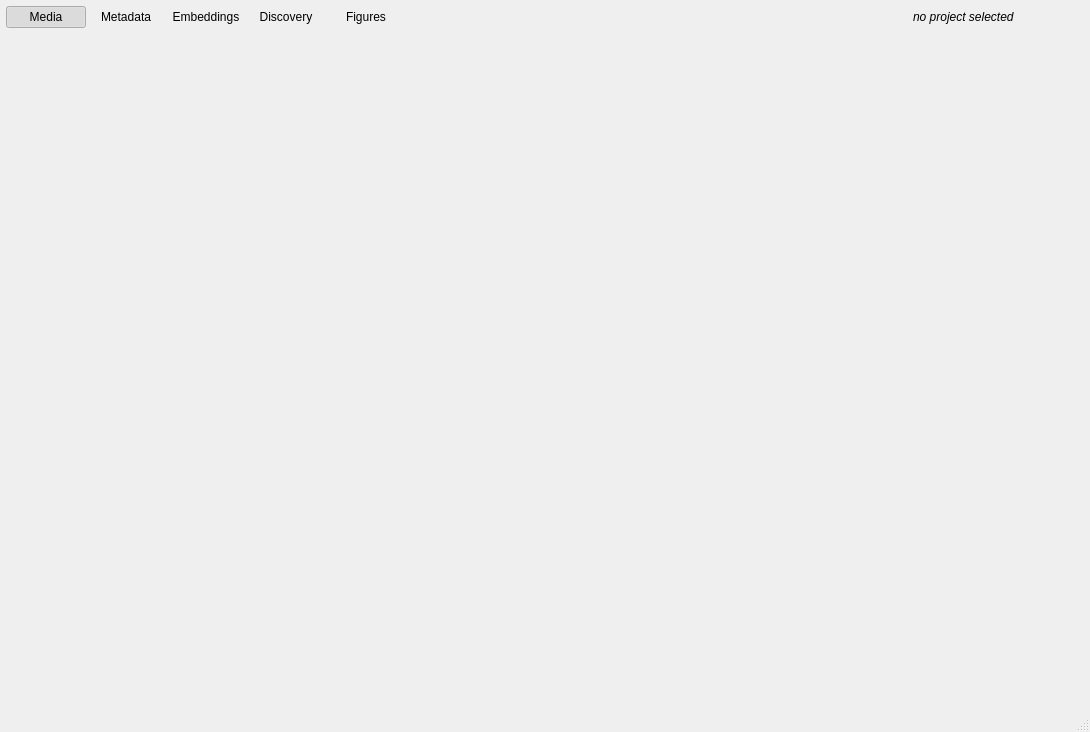
<?xml version="1.0" encoding="UTF-8"?>
<ui version="4.0">
 <class>main_window</class>
 <widget class="QMainWindow" name="main_window">
  <property name="geometry">
   <rect>
    <x>0</x>
    <y>0</y>
    <width>1090</width>
    <height>732</height>
   </rect>
  </property>
  <property name="windowTitle">
   <string>EIDORA</string>
  </property>
  <property name="surfaceRole" stdset="0">
   <string>area</string>
  </property>
  <widget class="QWidget" name="central_widget">
   <layout class="QVBoxLayout" name="layout_vertical_layout">
    <property name="spacing">
     <number>0</number>
    </property>
    <property name="leftMargin">
     <number>0</number>
    </property>
    <property name="topMargin">
     <number>0</number>
    </property>
    <property name="rightMargin">
     <number>0</number>
    </property>
    <property name="bottomMargin">
     <number>0</number>
    </property>
    <item>
     <widget class="QWidget" name="panel_main_navigation" native="true">
      <property name="sizePolicy">
       <sizepolicy hsizetype="Minimum" vsizetype="Minimum">
        <horstretch>0</horstretch>
        <verstretch>0</verstretch>
       </sizepolicy>
      </property>
      <layout class="QHBoxLayout" name="layout_horizontal_layout_2">
       <property name="spacing">
        <number>0</number>
       </property>
       <property name="leftMargin">
        <number>6</number>
       </property>
       <property name="topMargin">
        <number>6</number>
       </property>
       <property name="rightMargin">
        <number>6</number>
       </property>
       <property name="bottomMargin">
        <number>0</number>
       </property>
       <item>
        <widget class="QPushButton" name="button_media_area">
         <property name="toolTip">
          <string>Link images, video, audio, and text to Items and create Preview Assets from images and video.</string>
         </property>
         <property name="text">
          <string>Media</string>
         </property>
         <property name="icon">
          <iconset>
           <normaloff>../../shared/icons/material/media.svg</normaloff>../../shared/icons/material/media.svg</iconset>
         </property>
         <property name="iconSize">
          <size>
           <width>22</width>
           <height>22</height>
          </size>
         </property>
         <property name="checkable">
          <bool>true</bool>
         </property>
         <property name="checked">
          <bool>true</bool>
         </property>
         <property name="flat">
          <bool>true</bool>
         </property>
         <property name="iconName" stdset="0">
          <string>media</string>
         </property>
         <attribute name="buttonGroup">
          <string notr="true">btngroup_components</string>
         </attribute>
        </widget>
       </item>
       <item>
        <widget class="QPushButton" name="button_metadata_area">
         <property name="text">
          <string>Metadata</string>
         </property>
         <property name="icon">
          <iconset>
           <normaloff>../../shared/icons/material/metadata.svg</normaloff>../../shared/icons/material/metadata.svg</iconset>
         </property>
         <property name="iconSize">
          <size>
           <width>22</width>
           <height>22</height>
          </size>
         </property>
         <property name="checkable">
          <bool>true</bool>
         </property>
         <property name="checked">
          <bool>false</bool>
         </property>
         <property name="flat">
          <bool>true</bool>
         </property>
         <property name="iconName" stdset="0">
          <string>metadata</string>
         </property>
         <attribute name="buttonGroup">
          <string notr="true">btngroup_components</string>
         </attribute>
        </widget>
       </item>
       <item>
        <widget class="QPushButton" name="button_embeddings_area">
         <property name="text">
          <string>Embeddings</string>
         </property>
         <property name="icon">
          <iconset>
           <normaloff>../../shared/icons/material/embeddings.svg</normaloff>../../shared/icons/material/embeddings.svg</iconset>
         </property>
         <property name="iconSize">
          <size>
           <width>22</width>
           <height>22</height>
          </size>
         </property>
         <property name="checkable">
          <bool>true</bool>
         </property>
         <property name="flat">
          <bool>true</bool>
         </property>
         <property name="iconName" stdset="0">
          <string>embeddings</string>
         </property>
         <attribute name="buttonGroup">
          <string notr="true">btngroup_components</string>
         </attribute>
        </widget>
       </item>
       <item>
        <widget class="QPushButton" name="button_discovery_area">
         <property name="text">
          <string>Discovery</string>
         </property>
         <property name="icon">
          <iconset>
           <normaloff>../../shared/icons/material/explore.svg</normaloff>../../shared/icons/material/explore.svg</iconset>
         </property>
         <property name="iconSize">
          <size>
           <width>22</width>
           <height>22</height>
          </size>
         </property>
         <property name="checkable">
          <bool>true</bool>
         </property>
         <property name="flat">
          <bool>true</bool>
         </property>
         <property name="iconName" stdset="0">
          <string>explore</string>
         </property>
         <attribute name="buttonGroup">
          <string notr="true">btngroup_components</string>
         </attribute>
        </widget>
       </item>
       <item>
        <widget class="QPushButton" name="button_figures_area">
         <property name="text">
          <string>Figures</string>
         </property>
         <property name="icon">
          <iconset>
           <normaloff>../../shared/icons/material/figures.svg</normaloff>../../shared/icons/material/figures.svg</iconset>
         </property>
         <property name="iconSize">
          <size>
           <width>22</width>
           <height>22</height>
          </size>
         </property>
         <property name="checkable">
          <bool>true</bool>
         </property>
         <property name="flat">
          <bool>true</bool>
         </property>
         <property name="iconName" stdset="0">
          <string>figures</string>
         </property>
         <attribute name="buttonGroup">
          <string notr="true">btngroup_components</string>
         </attribute>
        </widget>
       </item>
       <item>
        <spacer name="horizontalSpacer">
         <property name="orientation">
          <enum>Qt::Orientation::Horizontal</enum>
         </property>
         <property name="sizeHint" stdset="0">
          <size>
           <width>40</width>
           <height>20</height>
          </size>
         </property>
        </spacer>
       </item>
       <item>
        <widget class="QWidget" name="widget" native="true">
         <layout class="QHBoxLayout" name="horizontalLayout">
          <property name="spacing">
           <number>0</number>
          </property>
          <property name="leftMargin">
           <number>6</number>
          </property>
          <property name="topMargin">
           <number>0</number>
          </property>
          <property name="rightMargin">
           <number>6</number>
          </property>
          <property name="bottomMargin">
           <number>0</number>
          </property>
          <item>
           <widget class="QLabel" name="project_label">
            <property name="styleSheet">
             <string notr="true">font-style: italic</string>
            </property>
            <property name="text">
             <string>no project selected</string>
            </property>
           </widget>
          </item>
         </layout>
        </widget>
       </item>
       <item>
        <widget class="QPushButton" name="button_project">
         <property name="sizePolicy">
          <sizepolicy hsizetype="Minimum" vsizetype="Fixed">
           <horstretch>0</horstretch>
           <verstretch>0</verstretch>
          </sizepolicy>
         </property>
         <property name="minimumSize">
          <size>
           <width>0</width>
           <height>0</height>
          </size>
         </property>
         <property name="maximumSize">
          <size>
           <width>32</width>
           <height>32</height>
          </size>
         </property>
         <property name="toolTip">
          <string>Project actions</string>
         </property>
         <property name="accessibleName">
          <string>Project actions</string>
         </property>
         <property name="styleSheet">
          <string notr="true">QPushButton#button_project::menu-indicator { image: none; width: 0px; height: 0px; }</string>
         </property>
         <property name="text">
          <string/>
         </property>
         <property name="icon">
          <iconset>
           <normaloff>../../shared/icons/material/project_open.svg</normaloff>../../shared/icons/material/project_open.svg</iconset>
         </property>
         <property name="iconSize">
          <size>
           <width>22</width>
           <height>22</height>
          </size>
         </property>
         <property name="flat">
          <bool>true</bool>
         </property>
         <property name="iconName" stdset="0">
          <string>project_open</string>
         </property>
        </widget>
       </item>
       <item>
        <widget class="QPushButton" name="button_settings">
         <property name="sizePolicy">
          <sizepolicy hsizetype="Minimum" vsizetype="Fixed">
           <horstretch>0</horstretch>
           <verstretch>0</verstretch>
          </sizepolicy>
         </property>
         <property name="minimumSize">
          <size>
           <width>0</width>
           <height>0</height>
          </size>
         </property>
         <property name="maximumSize">
          <size>
           <width>32</width>
           <height>32</height>
          </size>
         </property>
         <property name="toolTip">
          <string>EIDORA</string>
         </property>
         <property name="accessibleName">
          <string>EIDORA Settings</string>
         </property>
         <property name="styleSheet">
          <string notr="true">QPushButton#button_settings::menu-indicator { image: none; width: 0px; height: 0px; }</string>
         </property>
         <property name="text">
          <string/>
         </property>
         <property name="icon">
          <iconset>
           <normaloff>../../shared/icons/material/eidora.svg</normaloff>../../shared/icons/material/eidora.svg</iconset>
         </property>
         <property name="iconSize">
          <size>
           <width>22</width>
           <height>22</height>
          </size>
         </property>
         <property name="flat">
          <bool>true</bool>
         </property>
         <property name="iconName" stdset="0">
          <string>eidora</string>
         </property>
        </widget>
       </item>
      </layout>
     </widget>
    </item>
    <item>
     <widget class="QFrame" name="panel_area_host">
      <property name="sizePolicy">
       <sizepolicy hsizetype="Expanding" vsizetype="Expanding">
        <horstretch>0</horstretch>
        <verstretch>0</verstretch>
       </sizepolicy>
      </property>
      <property name="frameShape">
       <enum>QFrame::Shape::NoFrame</enum>
      </property>
      <property name="frameShadow">
       <enum>QFrame::Shadow::Raised</enum>
      </property>
      <layout class="QVBoxLayout" name="layout_vertical_layout_2">
       <property name="leftMargin">
        <number>6</number>
       </property>
       <property name="topMargin">
        <number>6</number>
       </property>
       <property name="rightMargin">
        <number>6</number>
       </property>
       <property name="bottomMargin">
        <number>6</number>
       </property>
      </layout>
     </widget>
    </item>
   </layout>
  </widget>
  <widget class="QStatusBar" name="status_bar"/>
 </widget>
 <resources/>
 <connections/>
 <buttongroups>
  <buttongroup name="btngroup_components"/>
 </buttongroups>
</ui>
